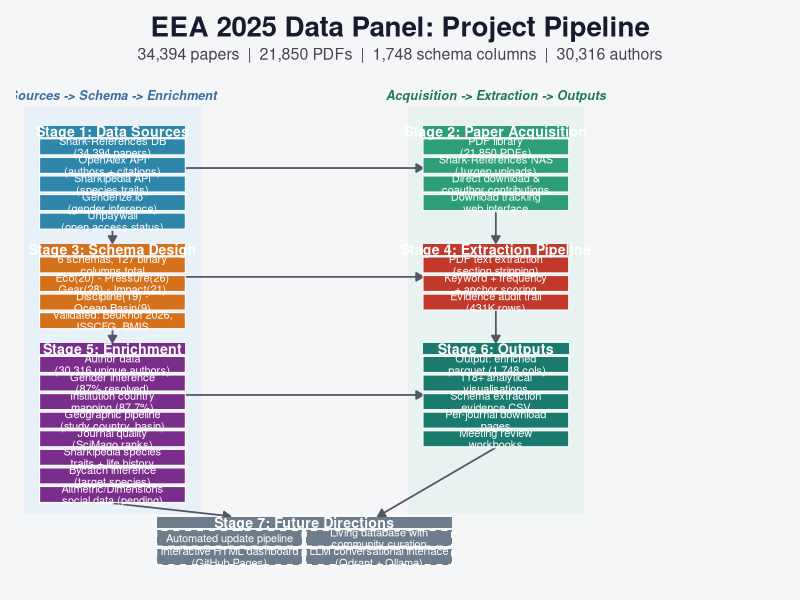
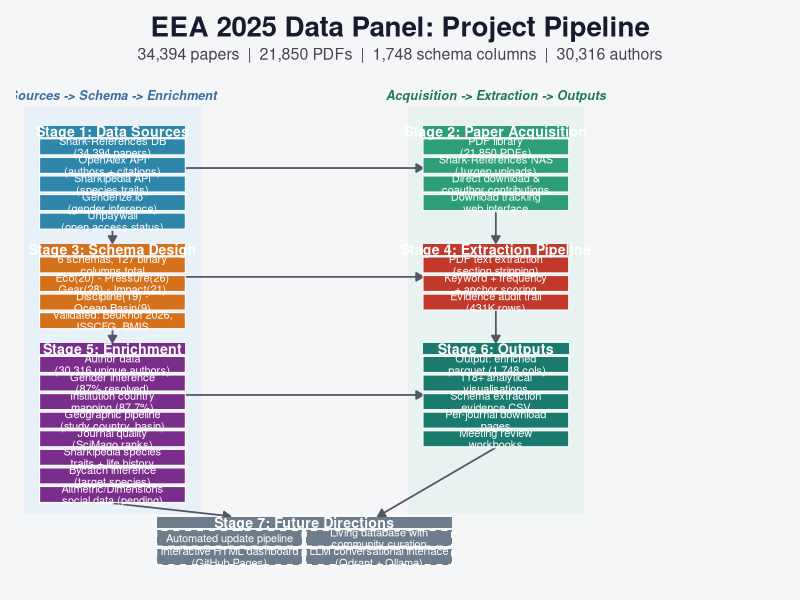

R code for these plots, in order:
## viz_pipeline_diagram.R
## EEA 2025 Data Panel — Project Pipeline Diagram
## Pure ggplot2 implementation using geom_rect, geom_segment, geom_text
## Output: outputs/figures/pipeline_diagram.{png,pdf}

library(ggplot2)

## -- Colour palette -----------------------------------------------------------
COL_SOURCE  <- "#2E86AB"   # blue       Stage 1: Data Sources
COL_ACQUIRE <- "#2E9E77"   # green      Stage 2: Paper Acquisition
COL_SCHEMA  <- "#D4711A"   # orange     Stage 3: Schema Design
COL_EXTRACT <- "#C0392B"   # red        Stage 4: Extraction Pipeline
COL_ENRICH  <- "#7B2D8B"   # purple     Stage 5: Enrichment
COL_OUTPUT  <- "#1A7A6E"   # teal       Stage 6: Outputs
COL_FUTURE  <- "#6D7D8B"   # slate-grey Stage 7: Future

COL_BG      <- "#F5F6F8"

## -- Layout constants ---------------------------------------------------------
BOX_W     <- 3.8   # box width
BOX_H     <- 0.60  # box height (each item)
BOX_VGAP  <- 0.10  # vertical gap between item boxes
HDR_H     <- 0.42  # stage header block height
STAGE_GAP <- 0.08  # gap between header bottom and first item (shrunk per tweak 4)
COL_GAP   <- 0.55  # space above stage N header (grown per tweak 4)

X_L <- 0.6          # left column x start
X_R <- 10.6         # right column x start
TOP <- 21.2         # y of top of Stage 1 & 2 header tops

## -- Helper: build item boxes for one stage -----------------------------------
make_boxes <- function(stage_id, x_left, y_hdr_top, items, fill_col) {
  n <- length(items)
  item_tops <- y_hdr_top - HDR_H - STAGE_GAP -
    (seq_len(n) - 1) * (BOX_H + BOX_VGAP)
  data.frame(
    stage = stage_id,
    label = items,
    xmin  = x_left,
    xmax  = x_left + BOX_W,
    ymin  = item_tops - BOX_H,
    ymax  = item_tops,
    xctr  = x_left + BOX_W / 2,
    yctr  = item_tops - BOX_H / 2,
    fill  = fill_col,
    stringsAsFactors = FALSE
  )
}

## Stage total height (header + items)
stage_total_h <- function(n_items) {
  HDR_H + STAGE_GAP + n_items * BOX_H + (n_items - 1) * BOX_VGAP
}

## -- Stage y_hdr_top values ---------------------------------------------------
N1 <- 5; N2 <- 4; N3 <- 4; N4 <- 3; N5 <- 8; N6 <- 5

yt1 <- TOP
yt2 <- TOP
yt3 <- yt1 - stage_total_h(N1) - COL_GAP
yt4 <- yt3                                  # Stage 4 aligned with Stage 3
yt5 <- yt3 - stage_total_h(N3) - COL_GAP
yt6 <- yt5                                  # Stage 6 aligned with Stage 5
## Stage 7 starts below the lower of stages 5 and 6
yt7 <- min(yt5 - stage_total_h(N5), yt6 - stage_total_h(N6)) - COL_GAP

## -- Stage 1: Data Sources ----------------------------------------------------
s1 <- make_boxes(1, X_L, yt1,
  c("Shark-References DB\n(34,394 papers)",
    "OpenAlex API\n(authors + citations)",
    "Sharkipedia API\n(species traits)",
    "Genderize.io\n(gender inference)",
    "Unpaywall\n(open access status)"),
  COL_SOURCE)

## -- Stage 2: Paper Acquisition -----------------------------------------------
s2 <- make_boxes(2, X_R, yt2,
  c("PDF library\n(21,850 PDFs)",
    "Shark-References NAS\n(Jurgen uploads)",
    "Direct download &\ncoauthor contributions",
    "Download tracking\nweb interface"),
  COL_ACQUIRE)

## -- Stage 3: Schema Design ---------------------------------------------------
s3 <- make_boxes(3, X_L, yt3,
  c("6 schemas, 127 binary\ncolumns total",
    "Eco(20) - Pressure(26)\nGear(28) - Impact(21)",
    "Discipline(19) -\nOcean Basin(9)",
    "Validated: Beukhof 2026,\nISSCFG, BMIS"),
  COL_SCHEMA)

## -- Stage 4: Extraction Pipeline (3 items, tweak 3) --------------------------
s4 <- make_boxes(4, X_R, yt4,
  c("PDF text extraction\n(section stripping)",
    "Keyword + frequency\n+ anchor scoring",
    "Evidence audit trail\n(431K rows)"),
  COL_EXTRACT)

## -- Stage 5: Enrichment (6 items, tweak 1 adds Altmetric) --------------------
s5 <- make_boxes(5, X_L, yt5,
  c("Author data\n(30,316 unique authors)",
    "Gender inference\n(87% resolved)",
    "Institution country\nmapping (87.7%)",
    "Geographic pipeline\n(study country, basin)",
    "Journal quality\n(SciMago ranks)",
    "Sharkipedia species\ntraits + life history",
    "Bycatch inference\n(target species)",
    "Altmetric/Dimensions\nsocial data (pending)"),
  COL_ENRICH)

## -- Stage 6: Outputs (5 items, tweak 2+3: moved parquet here, 118+) ----------
s6 <- make_boxes(6, X_R, yt6,
  c("Output: enriched\n.parquet (1,748 cols)",
    "118+ analytical\nvisualisations",
    "Schema extraction\nevidence CSV",
    "Per-journal download\npages",
    "Meeting review\nworkbooks"),
  COL_OUTPUT)

## -- Stage 7: Future Directions (2x2 layout, tweaks 6+8) ---------------------
## Tweak 6: normal width, centred
## Tweak 8: 2x2 layout with equal horizontal and vertical spacing

s7_vgap  <- BOX_VGAP           # vertical gap between rows (same as elsewhere)
s7_hgap  <- BOX_VGAP           # horizontal gap = vertical gap (tweak 8)
s7_bw    <- BOX_W              # same box width as other stages
s7_total_w <- 2 * s7_bw + s7_hgap
s7_x_centre <- (X_L + X_R + BOX_W) / 2
s7_x_left  <- s7_x_centre - s7_total_w / 2
s7_x_right <- s7_x_left + s7_bw + s7_hgap

yt7_item_top <- yt7 - HDR_H - STAGE_GAP

s7_items <- c(
  "Automated update pipeline",
  "Living database with\ncommunity curation",
  "Interactive HTML dashboard\n(GitHub Pages)",
  "LLM conversational interface\n(Qdrant + Ollama)"
)

## Row 1: items 1 (left) and 2 (right)
## Row 2: items 3 (left) and 4 (right)
s7 <- data.frame(
  stage = 7L,
  label = s7_items,
  xmin  = c(s7_x_left, s7_x_right, s7_x_left, s7_x_right),
  xmax  = c(s7_x_left + s7_bw, s7_x_right + s7_bw,
            s7_x_left + s7_bw, s7_x_right + s7_bw),
  ymin  = c(yt7_item_top - BOX_H,
            yt7_item_top - BOX_H,
            yt7_item_top - 2 * BOX_H - s7_vgap,
            yt7_item_top - 2 * BOX_H - s7_vgap),
  ymax  = c(yt7_item_top,
            yt7_item_top,
            yt7_item_top - BOX_H - s7_vgap,
            yt7_item_top - BOX_H - s7_vgap),
  fill  = COL_FUTURE,
  stringsAsFactors = FALSE
)
s7$xctr <- (s7$xmin + s7$xmax) / 2
s7$yctr <- (s7$ymin + s7$ymax) / 2

## Combine all boxes
all_boxes <- rbind(s1, s2, s3, s4, s5, s6, s7)

## -- Stage headers ------------------------------------------------------------
hdr_solo <- data.frame(
  label = c("Stage 1: Data Sources",
            "Stage 2: Paper Acquisition",
            "Stage 3: Schema Design",
            "Stage 4: Extraction Pipeline",
            "Stage 5: Enrichment",
            "Stage 6: Outputs"),
  xmin  = c(X_L, X_R, X_L, X_R, X_L, X_R),
  xmax  = c(X_L, X_R, X_L, X_R, X_L, X_R) + BOX_W,
  ymin  = c(yt1, yt2, yt3, yt4, yt5, yt6) - HDR_H,
  ymax  = c(yt1, yt2, yt3, yt4, yt5, yt6),
  xctr  = c(X_L, X_R, X_L, X_R, X_L, X_R) + BOX_W / 2,
  yctr  = c(yt1, yt2, yt3, yt4, yt5, yt6) - HDR_H / 2,
  fill  = c(COL_SOURCE, COL_ACQUIRE, COL_SCHEMA,
            COL_EXTRACT, COL_ENRICH, COL_OUTPUT),
  stringsAsFactors = FALSE
)

## Stage 7 header: normal width, centred (tweak 6)
hdr_s7 <- data.frame(
  label = "Stage 7: Future Directions",
  xmin  = s7_x_left,
  xmax  = s7_x_right + s7_bw,
  ymin  = yt7 - HDR_H,
  ymax  = yt7,
  xctr  = s7_x_centre,
  yctr  = yt7 - HDR_H / 2,
  fill  = COL_FUTURE,
  stringsAsFactors = FALSE
)

## -- Arrows -------------------------------------------------------------------
## Tweak 4: vertical arrows go to the STAGE HEADER box, not to first item
## Tweak 5: S5 & S6 arrows go to the Stage 7 header box

x_l_mid <- X_L + BOX_W / 2
x_r_mid <- X_R + BOX_W / 2

## Vertical midpoints of each stage (header + items combined)
s1_vmid <- (yt1 + min(s1$ymin)) / 2
s2_vmid <- (yt2 + min(s2$ymin)) / 2
s3_vmid <- (yt3 + min(s3$ymin)) / 2
s4_vmid <- (yt4 + min(s4$ymin)) / 2
s5_vmid <- (yt5 + min(s5$ymin)) / 2
s6_vmid <- (yt6 + min(s6$ymin)) / 2

## Horizontal arrows at the vertical centre of the RIGHT stage (shorter one)
## so the arrow intersects the down-arrow at its midpoint
h_y_12 <- s2_vmid    # S1->S2: centre of S2
h_y_34 <- s4_vmid    # S3->S4: centre of S4
h_y_56 <- s6_vmid    # S5->S6: centre of S6

arrows_df <- data.frame(
  x    = c(
    ## Left-column vertical arrows (to stage header boxes)
    x_l_mid,                         # S1 bottom -> S3 header top
    x_l_mid,                         # S3 bottom -> S5 header top
    ## Right-column vertical arrows
    x_r_mid,                         # S2 bottom -> S4 header top
    x_r_mid,                         # S4 bottom -> S6 header top
    ## Horizontal cross arrows
    X_L + BOX_W,                     # S1 -> S2
    X_L + BOX_W,                     # S3 -> S4
    X_L + BOX_W,                     # S5 -> S6
    ## S5 & S6 -> S7 header
    x_l_mid,                         # S5 bottom -> S7 header top
    x_r_mid                          # S6 bottom -> S7 header top
  ),
  y    = c(
    min(s1$ymin) - 0.03,
    min(s3$ymin) - 0.03,
    min(s2$ymin) - 0.03,
    min(s4$ymin) - 0.03,
    h_y_12,
    h_y_34,
    h_y_56,
    min(s5$ymin) - 0.03,
    min(s6$ymin) - 0.03
  ),
  xend = c(
    x_l_mid,
    x_l_mid,
    x_r_mid,
    x_r_mid,
    X_R,
    X_R,
    X_R,
    s7_x_centre - s7_total_w / 4,
    s7_x_centre + s7_total_w / 4
  ),
  yend = c(
    yt3 + 0.03,                      # -> S3 header top
    yt5 + 0.03,                      # -> S5 header top
    yt4 + 0.03,                      # -> S4 header top
    yt6 + 0.03,                      # -> S6 header top
    h_y_12,                           # horizontal: same y
    h_y_34,
    h_y_56,
    yt7 + 0.03,                      # -> S7 header top
    yt7 + 0.03
  ),
  stringsAsFactors = FALSE
)

## -- Canvas limits ------------------------------------------------------------
y_lo <- min(s7$ymin) - 0.7
y_hi <- TOP + 1.6

## -- Build ggplot -------------------------------------------------------------
p <- ggplot() +
  theme_void() +
  theme(
    plot.background  = element_rect(fill = COL_BG, colour = NA),
    panel.background = element_rect(fill = COL_BG, colour = NA),
    plot.title    = element_text(
      size = 20, face = "bold", colour = "#1A1A2E",
      hjust = 0.5, margin = margin(b = 3)),
    plot.subtitle = element_text(
      size = 11.5, colour = "#444455",
      hjust = 0.5, margin = margin(b = 14)),
    plot.margin   = margin(12, 12, 12, 12)
  ) +
  labs(
    title    = "EEA 2025 Data Panel: Project Pipeline",
    subtitle = "34,394 papers  |  21,850 PDFs  |  1,748 schema columns  |  30,316 authors"
  ) +
  coord_cartesian(xlim = c(0, 20), ylim = c(y_lo, y_hi), expand = FALSE) +

  ## -- Subtle column lane shading ---------------------------------------------
  annotate("rect",
    xmin = X_L - 0.4, xmax = X_L + BOX_W + 0.4,
    ymin = yt7 + 0.1, ymax = y_hi - 0.9,
    fill = "#D6E8F5", colour = NA, alpha = 0.4) +
  annotate("rect",
    xmin = X_R - 0.4, xmax = X_R + BOX_W + 0.4,
    ymin = yt7 + 0.1, ymax = y_hi - 0.9,
    fill = "#D5EFE6", colour = NA, alpha = 0.4) +

  ## -- Column lane labels -----------------------------------------------------
  annotate("text",
    x = X_L + BOX_W / 2, y = y_hi - 0.45,
    label = "Sources -> Schema -> Enrichment",
    colour = "#3A6EA5", size = 3.2, fontface = "bold.italic", hjust = 0.5) +
  annotate("text",
    x = X_R + BOX_W / 2, y = y_hi - 0.45,
    label = "Acquisition -> Extraction -> Outputs",
    colour = "#1D7A55", size = 3.2, fontface = "bold.italic", hjust = 0.5) +

  ## -- Arrows (behind boxes) --------------------------------------------------
  geom_segment(
    data = arrows_df,
    aes(x = x, y = y, xend = xend, yend = yend),
    arrow     = arrow(length = unit(0.20, "cm"), type = "closed"),
    colour    = "#555566",
    linewidth = 0.6,
    lineend   = "butt"
  ) +

  ## -- Stage header boxes (stages 1-6) ----------------------------------------
  geom_rect(
    data = hdr_solo,
    aes(xmin = xmin, xmax = xmax, ymin = ymin, ymax = ymax, fill = fill),
    colour = NA, show.legend = FALSE
  ) +
  ## Stage 7 header
  geom_rect(
    data = hdr_s7,
    aes(xmin = xmin, xmax = xmax, ymin = ymin, ymax = ymax),
    fill = COL_FUTURE, colour = NA
  ) +

  ## -- Item boxes (stages 1-6, solid) -----------------------------------------
  geom_rect(
    data = all_boxes[all_boxes$stage != 7L, ],
    aes(xmin = xmin, xmax = xmax, ymin = ymin, ymax = ymax, fill = fill),
    colour = "white", linewidth = 0.35, show.legend = FALSE
  ) +

  ## -- Stage 7 item boxes (dashed) --------------------------------------------
  geom_rect(
    data = all_boxes[all_boxes$stage == 7L, ],
    aes(xmin = xmin, xmax = xmax, ymin = ymin, ymax = ymax),
    fill = COL_FUTURE, colour = "white",
    linewidth = 0.5, linetype = "dashed", show.legend = FALSE
  ) +

  ## -- Item box labels --------------------------------------------------------
  geom_text(
    data = all_boxes,
    aes(x = xctr, y = yctr, label = label),
    colour = "white", size = 2.8, lineheight = 0.88,
    hjust = 0.5, fontface = "plain"
  ) +

  ## -- Stage header labels (1-6) ----------------------------------------------
  geom_text(
    data = hdr_solo,
    aes(x = xctr, y = yctr, label = label),
    colour = "white", size = 3.6, fontface = "bold", hjust = 0.5
  ) +
  ## Stage 7 header label
  annotate("text",
    x = hdr_s7$xctr, y = hdr_s7$yctr,
    label = "Stage 7: Future Directions",
    colour = "white", size = 3.6, fontface = "bold", hjust = 0.5
  ) +

  scale_fill_identity()

## -- Save ---------------------------------------------------------------------
out_dir <- file.path(
  "/media/simon/data/Documents/Si Work/PostDoc Work/EEA/2025/Data Panel",
  "outputs", "figures"
)

ggsave(file.path(out_dir, "pipeline_diagram.png"), plot = p,
       width = 18, height = 14, dpi = 300, bg = "white")
ggsave(file.path(out_dir, "pipeline_diagram.pdf"), plot = p,
       width = 18, height = 14, bg = "white", device = "pdf")

cat("Saved pipeline_diagram.png and .pdf\n")
